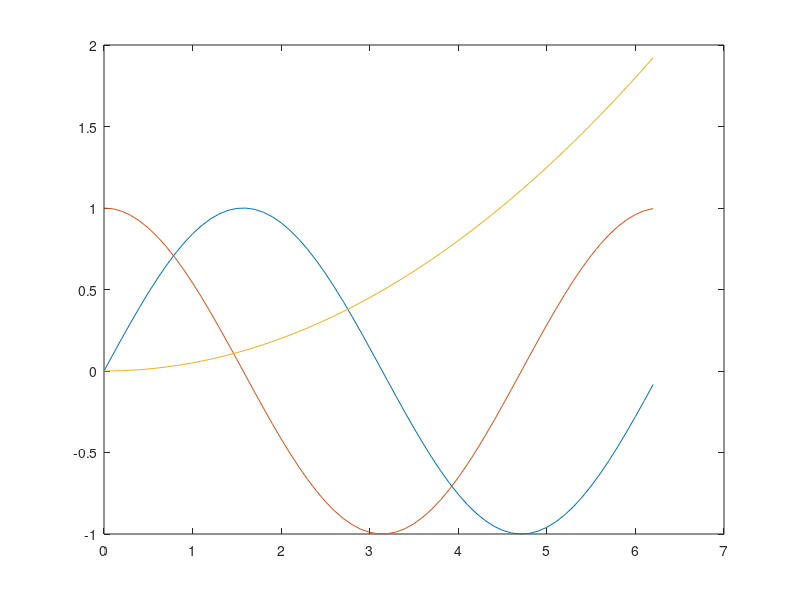

Write the MATLAB code that produced this figure.
#!/usr/bin/octave --persist

xs=[0:0.1:2*pi];

mxs=[xs' xs' xs'];

mys=[sin(xs') cos(xs') 0.05*(xs').^2];

plot(mxs,mys)
